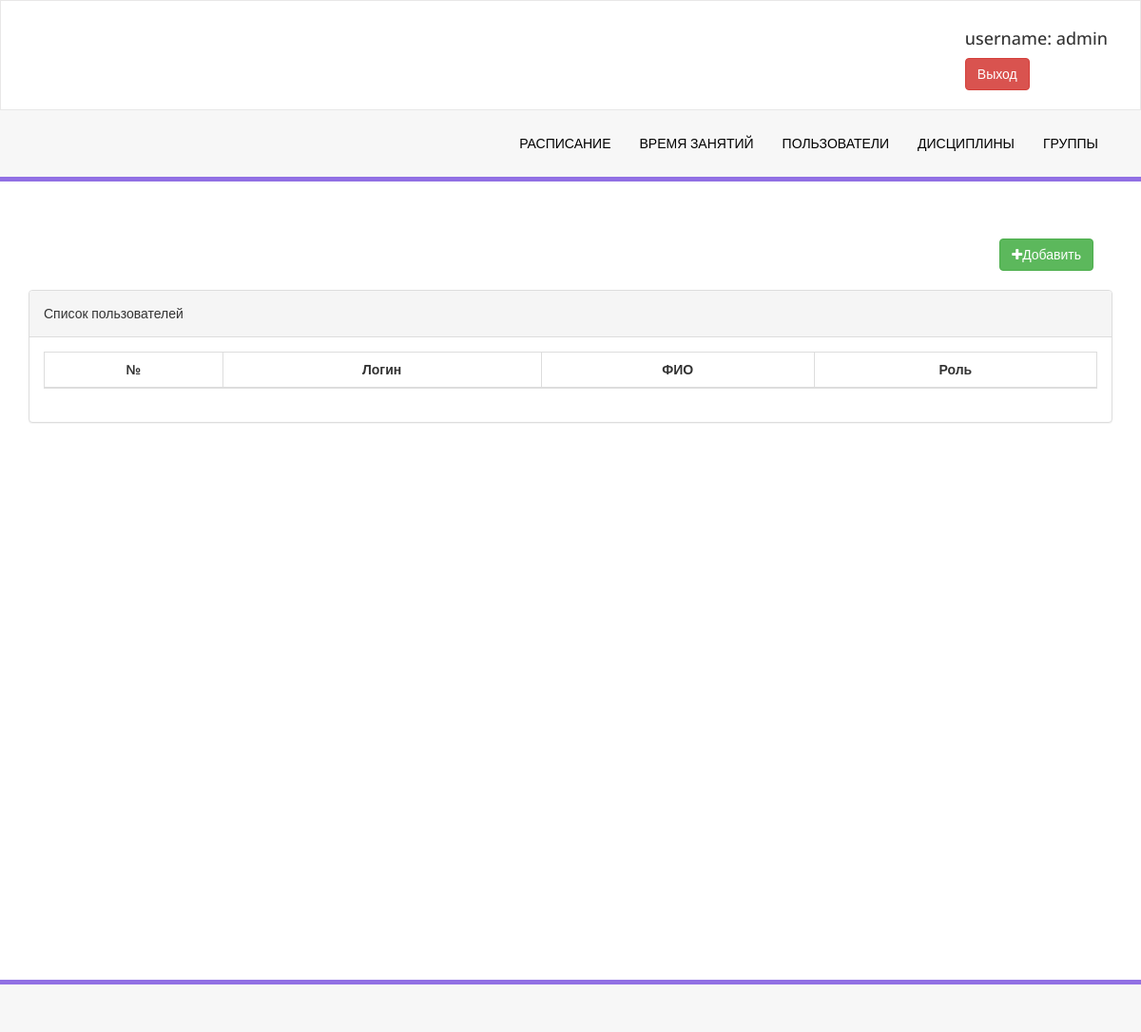
The app's page /profile/list/ (signed in), older data.
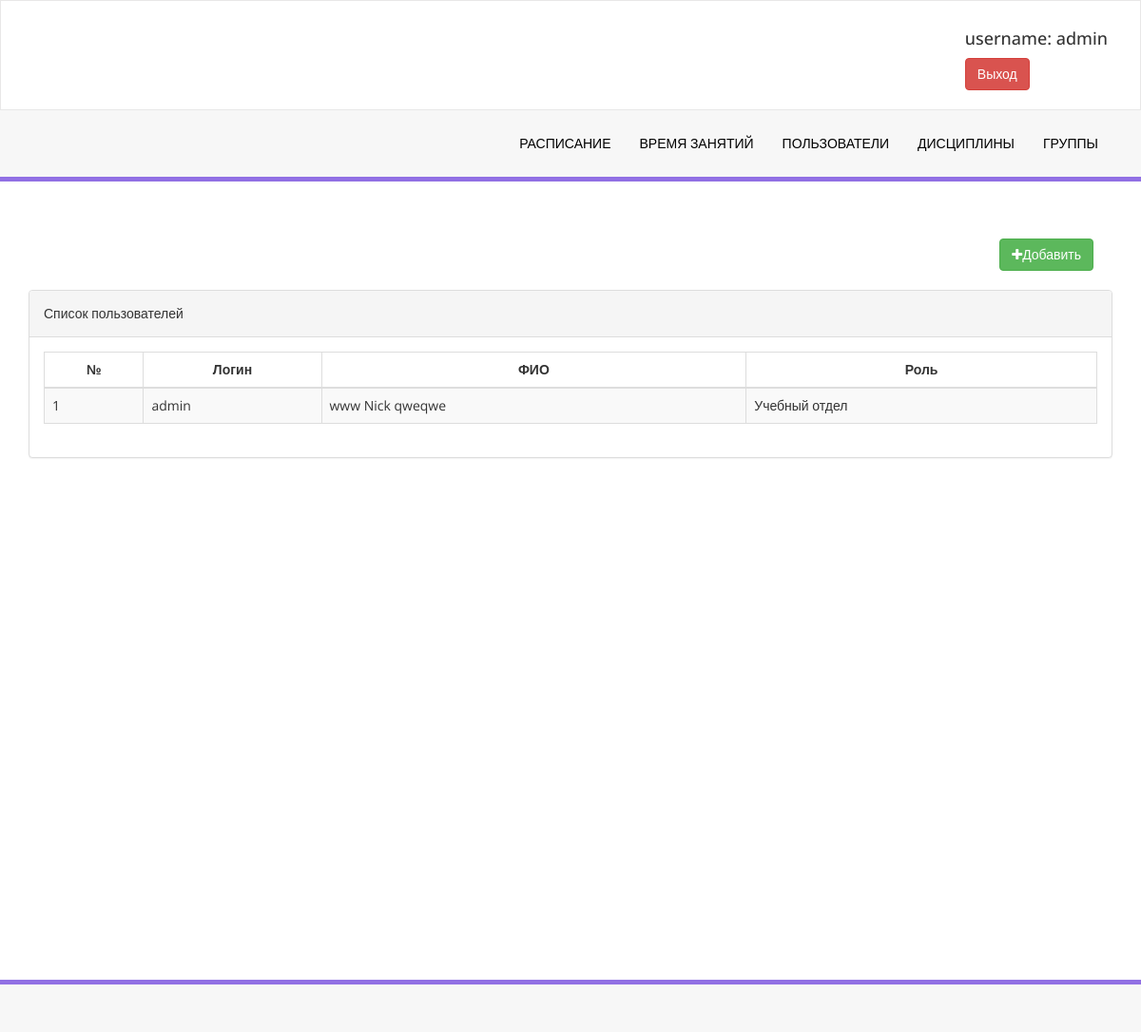
The same page, newer data.
### Profile/models.py (models this page shows, shortened)
class Profile(models.Model):
    LEVEL = (
        ("Teacher", "Преподаватель"),
        ("Student", "Студент"),
        ("Training_division", "Учебный отдел")
    )
    user = models.OneToOneField(User, on_delete=models.CASCADE)
    first_name = models.CharField(max_length=255, null=True)
    last_name = models.CharField(max_length=255, null=True)
    otchestvo = models.CharField(max_length=255, null=True)
    level = models.CharField(max_length=255, choices=LEVEL)

### Profile/views.py (the view)
# urls.py: path('list/', views.ProfileListView.as_view(), name='list'),
class ProfileListView(LoginRequiredMixin, generic.ListView):
    model = Profile
    template_name = 'profiles.html'

### templates/profiles.html
{% extends "base.html" %}
{% block content %}
    <div class="row">
        <div class="col-md-12">
            <div class="right-div">
                <a class="btn btn-success" href="{% url 'profile:create_user' %}"> <i
                        class="fa fa-plus "></i>Добавить</a>
            </div>
        </div>
        <div class="col-md-12">
            <div class="panel panel-default">
                <div class="panel-heading">
                    Список пользователей
                </div>
                <div class="panel-body">
                    <div class="table-responsive">
                        <table class="table table-striped table-bordered table-hover" id="lesson_info_table">
                            <thead>
                            <tr>
                                <th class="text-center">№</th>
                                <th class="text-center">Логин</th>
                                <th class="text-center">ФИО</th>
                                <th class="text-center">Роль</th>
                            </tr>
                            </thead>
                            <tbody>
                            {% for profile in profile_list %}
                                <tr class="odd gradeX">
                                    <td>{{ forloop.counter }}</td>
                                    <td>{{ profile.user.username }}</td>
                                    <td>{{ profile.last_name }} {{ profile.first_name }} {{ profile.otchestvo }}</td>
                                    <td>{{ profile.get_level_display }}</td>
                                </tr>
                            {% endfor %}
                            </tbody>
                        </table>
                    </div>
                </div>
            </div>
        </div>
    </div>
{% endblock %}

Row changes from the older to the newer data that the page shows:
added Profile: user.username "admin", last_name "www", first_name "Nick", otchestvo "qweqwe", level "Учебный отдел"
